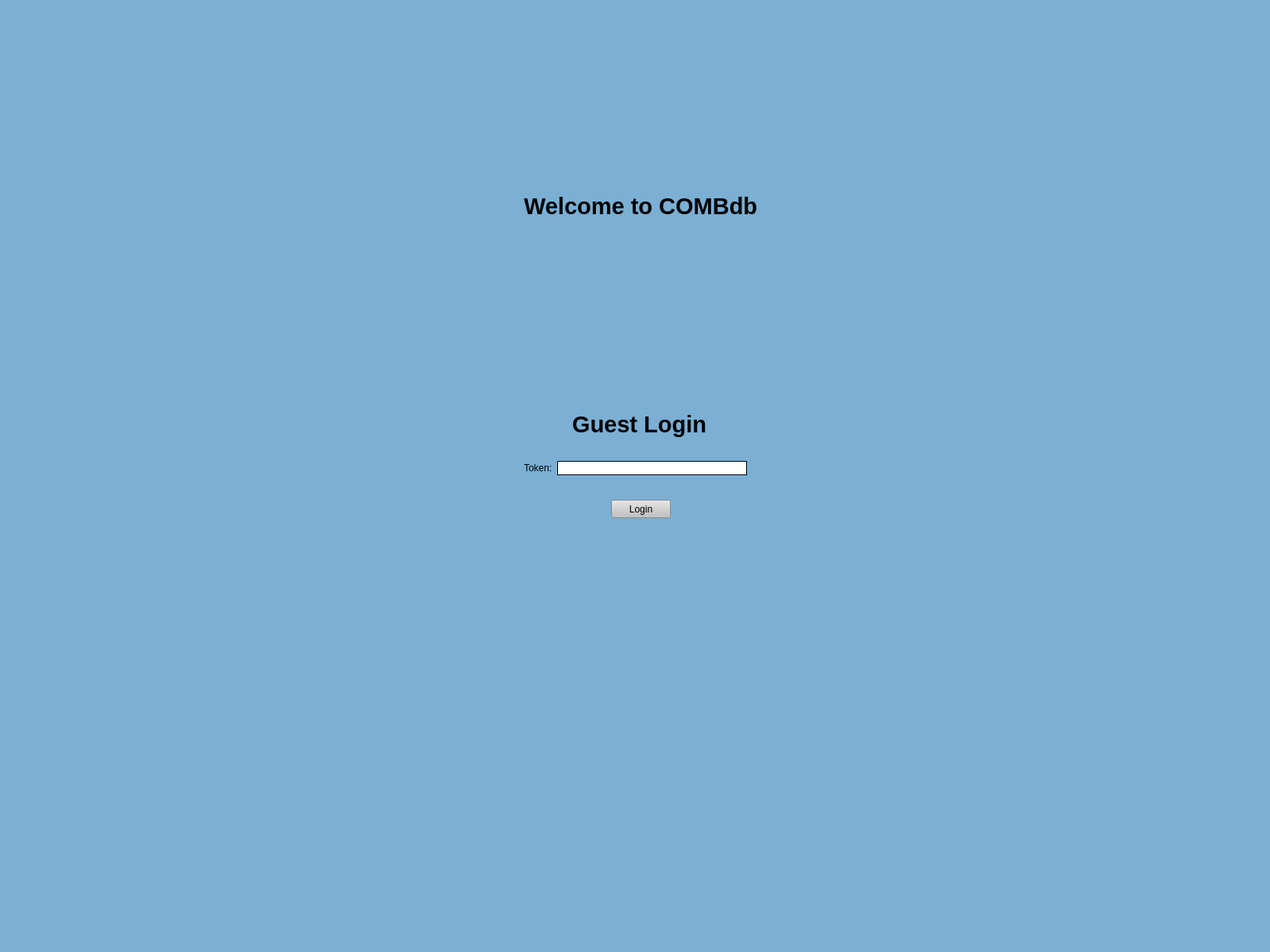
<?xml version="1.0" encoding="UTF-8"?>
<ui version="4.0">
 <class>MainWindow</class>
 <widget class="QMainWindow" name="MainWindow">
  <property name="enabled">
   <bool>true</bool>
  </property>
  <property name="geometry">
   <rect>
    <x>0</x>
    <y>0</y>
    <width>1600</width>
    <height>1200</height>
   </rect>
  </property>
  <property name="windowTitle">
   <string>Login</string>
  </property>
  <property name="toolTipDuration">
   <number>-1</number>
  </property>
  <property name="styleSheet">
   <string notr="true">background-color: rgb(123, 175, 212);</string>
  </property>
  <property name="toolButtonStyle">
   <enum>Qt::ToolButtonIconOnly</enum>
  </property>
  <widget class="QWidget" name="centralwidget">
   <widget class="QLabel" name="label">
    <property name="geometry">
     <rect>
      <x>660</x>
      <y>230</y>
      <width>311</width>
      <height>61</height>
     </rect>
    </property>
    <property name="text">
     <string>&lt;html&gt;&lt;head/&gt;&lt;body&gt;&lt;p&gt;&lt;span style=&quot; font-size:22pt; font-weight:600;&quot;&gt;Welcome to COMBdb&lt;/span&gt;&lt;/p&gt;&lt;/body&gt;&lt;/html&gt;</string>
    </property>
   </widget>
   <widget class="QLabel" name="label_4">
    <property name="geometry">
     <rect>
      <x>680</x>
      <y>290</y>
      <width>271</width>
      <height>201</height>
     </rect>
    </property>
    <property name="text">
     <string/>
    </property>
    <property name="pixmap">
     <pixmap>../Icon/OMCDb.ico</pixmap>
    </property>
   </widget>
   <widget class="QPushButton" name="guestLogin">
    <property name="geometry">
     <rect>
      <x>770</x>
      <y>630</y>
      <width>75</width>
      <height>23</height>
     </rect>
    </property>
    <property name="cursor">
     <cursorShape>PointingHandCursor</cursorShape>
    </property>
    <property name="toolTip">
     <string notr="true"/>
    </property>
    <property name="toolTipDuration">
     <number>-1</number>
    </property>
    <property name="whatsThis">
     <string/>
    </property>
    <property name="styleSheet">
     <string notr="true">QPushButton:hover {

background-color: rgb(210, 210, 210);

}

QPushButton {

background-color: rgb(193, 193, 193);

}</string>
    </property>
    <property name="text">
     <string>Login</string>
    </property>
    <property name="default">
     <bool>false</bool>
    </property>
    <property name="flat">
     <bool>false</bool>
    </property>
   </widget>
   <widget class="QWidget" name="layoutWidget">
    <property name="geometry">
     <rect>
      <x>660</x>
      <y>570</y>
      <width>281</width>
      <height>41</height>
     </rect>
    </property>
    <layout class="QGridLayout" name="gridLayout">
     <item row="0" column="0">
      <widget class="QLabel" name="label_2">
       <property name="text">
        <string>Token:</string>
       </property>
      </widget>
     </item>
     <item row="0" column="1">
      <widget class="QLineEdit" name="token">
       <property name="styleSheet">
        <string notr="true">background-color: rgb(255, 255, 255);
border-style: solid;
border-width: 1px</string>
       </property>
      </widget>
     </item>
    </layout>
   </widget>
   <widget class="QLabel" name="label_5">
    <property name="geometry">
     <rect>
      <x>650</x>
      <y>510</y>
      <width>311</width>
      <height>51</height>
     </rect>
    </property>
    <property name="text">
     <string>&lt;html&gt;&lt;head/&gt;&lt;body&gt;&lt;p align=&quot;center&quot;&gt;&lt;span style=&quot; font-size:22pt; font-weight:600;&quot;&gt;Guest Login&lt;/span&gt;&lt;/p&gt;&lt;/body&gt;&lt;/html&gt;</string>
    </property>
   </widget>
   <zorder>label</zorder>
   <zorder>guestLogin</zorder>
   <zorder>layoutWidget</zorder>
   <zorder>label_4</zorder>
   <zorder>label_5</zorder>
  </widget>
  <widget class="QMenuBar" name="menubar">
   <property name="geometry">
    <rect>
     <x>0</x>
     <y>0</y>
     <width>1600</width>
     <height>21</height>
    </rect>
   </property>
  </widget>
  <widget class="QStatusBar" name="statusbar"/>
 </widget>
 <resources/>
 <connections/>
</ui>
